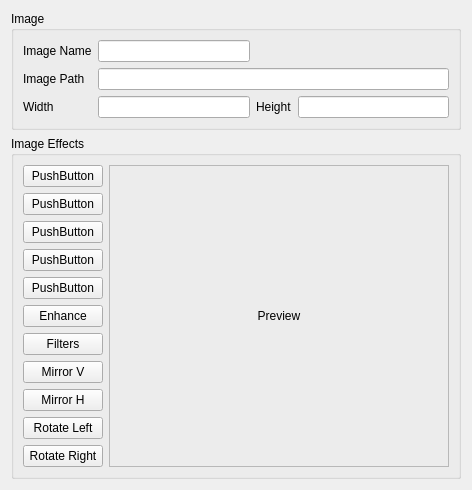
         <widget class="QWidget" name="Image">
          <layout class="QGridLayout" name="gridLayout_9">
           <item row="0" column="0">
            <layout class="QGridLayout" name="gridLayout_7">
             <item row="0" column="0">
              <widget class="QGroupBox" name="groupBox">
               <property name="title">
                <string>Image</string>
               </property>
               <layout class="QGridLayout" name="gridLayout_6">
                <item row="0" column="0">
                 <layout class="QGridLayout" name="gridLayout_5">
                  <item row="2" column="0">
                   <widget class="QLabel" name="label_2">
                    <property name="text">
                     <string>Image Path</string>
                    </property>
                   </widget>
                  </item>
                  <item row="2" column="2" colspan="3">
                   <widget class="QLineEdit" name="imagePath">
                    <property name="enabled">
                     <bool>true</bool>
                    </property>
                    <property name="readOnly">
                     <bool>true</bool>
                    </property>
                   </widget>
                  </item>
                  <item row="4" column="0">
                   <widget class="QLabel" name="label_11">
                    <property name="text">
                     <string>Width</string>
                    </property>
                   </widget>
                  </item>
                  <item row="4" column="2">
                   <widget class="QLineEdit" name="width">
                    <property name="readOnly">
                     <bool>true</bool>
                    </property>
                   </widget>
                  </item>
                  <item row="4" column="3">
                   <widget class="QLabel" name="label_12">
                    <property name="text">
                     <string>Height</string>
                    </property>
                   </widget>
                  </item>
                  <item row="4" column="4">
                   <widget class="QLineEdit" name="height">
                    <property name="readOnly">
                     <bool>true</bool>
                    </property>
                   </widget>
                  </item>
                  <item row="1" column="0">
                   <widget class="QLabel" name="label_15">
                    <property name="text">
                     <string>Image Name</string>
                    </property>
                   </widget>
                  </item>
                  <item row="1" column="2">
                   <widget class="QLineEdit" name="imageName"/>
                  </item>
                 </layout>
                </item>
               </layout>
              </widget>
             </item>
             <item row="1" column="0">
              <widget class="QGroupBox" name="groupBox_2">
               <property name="sizePolicy">
                <sizepolicy hsizetype="Expanding" vsizetype="Expanding">
                 <horstretch>0</horstretch>
                 <verstretch>0</verstretch>
                </sizepolicy>
               </property>
               <property name="title">
                <string>Image Effects</string>
               </property>
               <layout class="QGridLayout" name="gridLayout_21">
                <item row="0" column="0">
                 <layout class="QGridLayout" name="gridLayout_10">
                  <item row="0" column="2" rowspan="11">
                   <widget class="QFrame" name="frame_2">
                    <property name="sizePolicy">
                     <sizepolicy hsizetype="Expanding" vsizetype="Expanding">
                      <horstretch>0</horstretch>
                      <verstretch>0</verstretch>
                     </sizepolicy>
                    </property>
                    <property name="minimumSize">
                     <size>
                      <width>320</width>
                      <height>240</height>
                     </size>
                    </property>
                    <property name="frameShape">
                     <enum>QFrame::StyledPanel</enum>
                    </property>
                    <property name="frameShadow">
                     <enum>QFrame::Raised</enum>
                    </property>
                    <layout class="QGridLayout" name="gridLayout_8">
                     <item row="0" column="0">
                      <widget class="QLabel" name="imagePreview">
                       <property name="sizePolicy">
                        <sizepolicy hsizetype="Expanding" vsizetype="Expanding">
                         <horstretch>0</horstretch>
                         <verstretch>0</verstretch>
                        </sizepolicy>
                       </property>
                       <property name="minimumSize">
                        <size>
                         <width>320</width>
                         <height>240</height>
                        </size>
                       </property>
                       <property name="text">
                        <string>Preview</string>
                       </property>
                       <property name="alignment">
                        <set>Qt::AlignCenter</set>
                       </property>
                      </widget>
                     </item>
                    </layout>
                   </widget>
                  </item>
                  <item row="8" column="1">
                   <widget class="QPushButton" name="pushButton">
                    <property name="text">
                     <string>Mirror H</string>
                    </property>
                   </widget>
                  </item>
                  <item row="9" column="1">
                   <widget class="QPushButton" name="pushButton_5">
                    <property name="text">
                     <string>Rotate Left</string>
                    </property>
                   </widget>
                  </item>
                  <item row="10" column="1">
                   <widget class="QPushButton" name="pushButton_4">
                    <property name="text">
                     <string>Rotate Right</string>
                    </property>
                   </widget>
                  </item>
                  <item row="7" column="1">
                   <widget class="QPushButton" name="pushButton_6">
                    <property name="text">
                     <string>Mirror V</string>
                    </property>
                   </widget>
                  </item>
                  <item row="6" column="1">
                   <widget class="QPushButton" name="pushButton_2">
                    <property name="text">
                     <string>Filters</string>
                    </property>
                   </widget>
                  </item>
                  <item row="5" column="1">
                   <widget class="QPushButton" name="pushButton_3">
                    <property name="text">
                     <string>Enhance</string>
                    </property>
                   </widget>
                  </item>
                  <item row="4" column="1">
                   <widget class="QPushButton" name="pushButton_7">
                    <property name="text">
                     <string>PushButton</string>
                    </property>
                   </widget>
                  </item>
                  <item row="3" column="1">
                   <widget class="QPushButton" name="pushButton_8">
                    <property name="text">
                     <string>PushButton</string>
                    </property>
                   </widget>
                  </item>
                  <item row="2" column="1">
                   <widget class="QPushButton" name="pushButton_9">
                    <property name="text">
                     <string>PushButton</string>
                    </property>
                   </widget>
                  </item>
                  <item row="1" column="1">
                   <widget class="QPushButton" name="pushButton_11">
                    <property name="text">
                     <string>PushButton</string>
                    </property>
                   </widget>
                  </item>
                  <item row="0" column="1">
                   <widget class="QPushButton" name="pushButton_10">
                    <property name="text">
                     <string>PushButton</string>
                    </property>
                   </widget>
                  </item>
                 </layout>
                </item>
               </layout>
              </widget>
             </item>
            </layout>
           </item>
          </layout>
         </widget>
